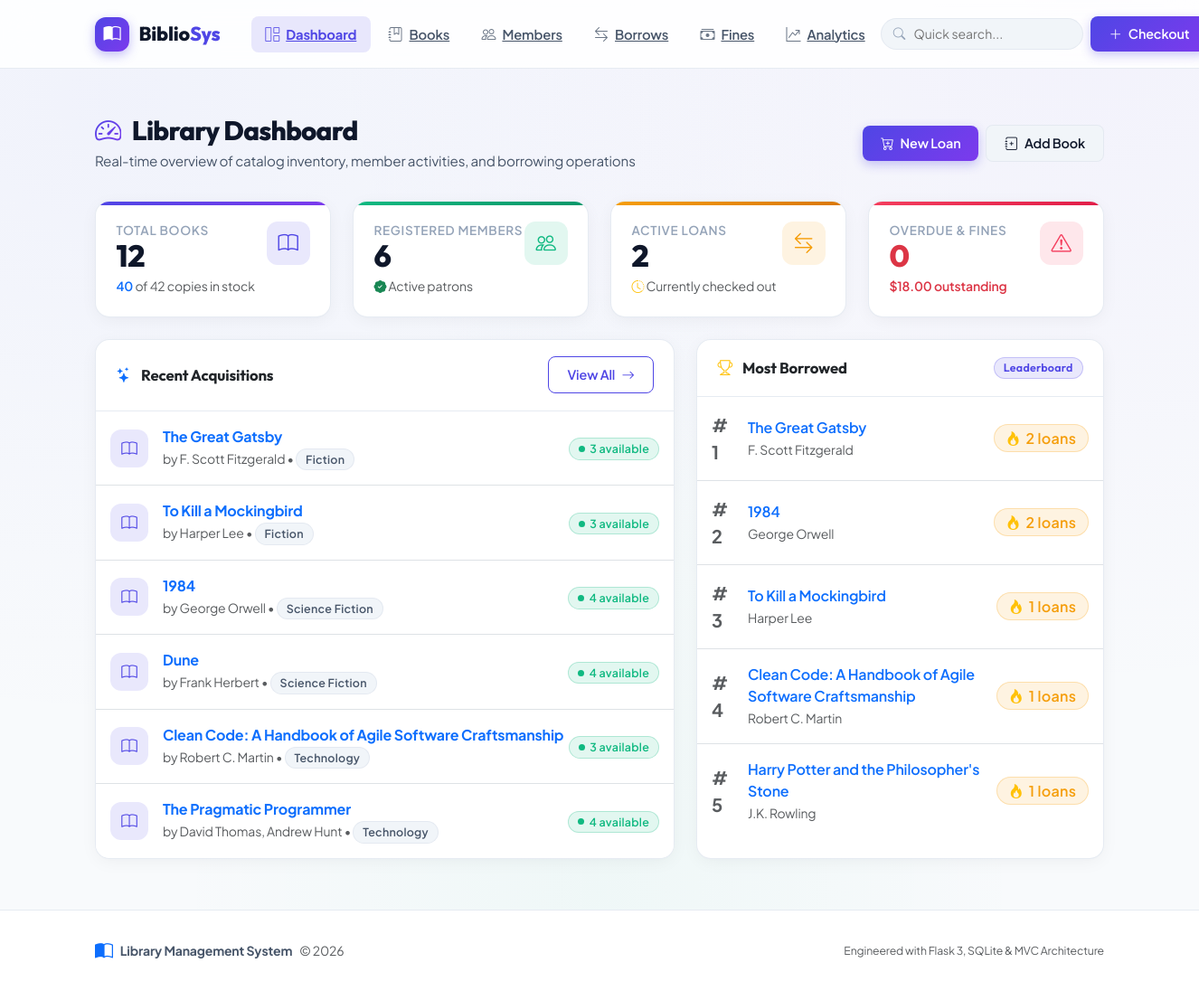
The page / on the database its author committed.
### app/models.py (models this page shows, shortened)
class Book(db.Model):
    __tablename__ = 'books'
    id = db.Column(db.Integer, primary_key=True)
    title = db.Column(db.String(200), nullable=False, index=True)
    author = db.Column(db.String(100), nullable=False, index=True)
    isbn = db.Column(db.String(13), unique=True, nullable=False, index=True)
    category = db.Column(db.String(50), nullable=True)
    publication_year = db.Column(db.Integer, nullable=True)
    publisher = db.Column(db.String(100), nullable=True)
    description = db.Column(db.Text, nullable=True)
    quantity = db.Column(db.Integer, default=1, nullable=False)
    available = db.Column(db.Integer, default=1, nullable=False)
    cover_image = db.Column(db.String(200), nullable=True)
    created_at = db.Column(db.DateTime, default=datetime.utcnow)
    updated_at = db.Column(db.DateTime, default=datetime.utcnow, onupdate=datetime.utcnow)
    borrows = db.relationship('Borrow', backref='book', lazy='dynamic', cascade='all, delete-orphan')
    def is_available(self):
        return self.available > 0

### app/routes.py (the view)
@main_bp.route('/')
def index():
    today = datetime.now()
    total_books = Book.query.count()
    total_copies = db.session.query(func.coalesce(func.sum(Book.quantity), 0)).scalar()
    available_copies = db.session.query(func.coalesce(func.sum(Book.available), 0)).scalar()
    total_members = Member.query.count()
    active_borrows_count = Borrow.query.filter_by(status='active').count()
    overdue_borrows = Borrow.query.filter(
        Borrow.status == 'active',
        Borrow.due_date < today
    ).order_by(Borrow.due_date.asc()).all()
    overdue_count = len(overdue_borrows)
    paid_fines_sum = db.session.query(
        func.coalesce(func.sum(Borrow.fine_amount), 0.0)
    ).filter(Borrow.fine_paid == True).scalar()
    unpaid_returned_fines_sum = db.session.query(
        func.coalesce(func.sum(Borrow.fine_amount), 0.0)
    ).filter(Borrow.status == 'returned', Borrow.fine_paid == False).scalar()
    pending_overdue_fines = sum(b.calculate_fine() for b in overdue_borrows)
    total_unpaid_fines = round(unpaid_returned_fines_sum + pending_overdue_fines, 2)
    recent_books = Book.query.order_by(Book.created_at.desc()).limit(6).all()
    most_borrowed = db.session.query(
        Book.id,
        Book.title,
        Book.author,
        Book.category,
        func.count(Borrow.id).label('borrow_count')
    ).join(Borrow, Book.id == Borrow.book_id)\
     .group_by(Book.id)\
     .order_by(func.count(Borrow.id).desc())\
     .limit(5).all()
    recent_activities = Borrow.query.order_by(Borrow.created_at.desc()).limit(6).all()
    return render_template(
        'index.html',
        total_books=total_books,
        total_copies=total_copies,
        available_copies=available_copies,
        total_members=total_members,
        active_borrows=active_borrows_count,
        overdue_count=overdue_count,
        paid_fines=round(paid_fines_sum, 2),
        unpaid_fines=total_unpaid_fines,
        recent_books=recent_books,
        most_borrowed=most_borrowed,
        overdue_borrows=overdue_borrows[:5],
        recent_activities=recent_activities
    )

### app/__init__.py (called while the page is built)
def create_app(config_name=None):
    app = Flask(__name__)
    if config_name is None:
        config_name = os.environ.get('FLASK_ENV', 'development')
    from config import config
    app.config.from_object(config.get(config_name, config['development']))
    db.init_app(app)
    @app.context_processor
    def inject_globals():
        return {
            'now': datetime.now(),
            'app_name': app.config.get('APP_NAME', 'Library Management System')
        }
    upload_folder = app.config.get('UPLOAD_FOLDER')
    if upload_folder and not os.path.exists(upload_folder):
        os.makedirs(upload_folder)
    with app.app_context():
        from app import routes
        app.register_blueprint(routes.main_bp)
        db.create_all()
    register_template_filters(app)
    register_error_handlers(app)
    return app

### app/templates/index.html (shortened to what this page needs)
{% extends "base.html" %}
{% block content %}
<div class="page-header">
    <div>
        <h1 class="page-title">
            <i class="bi bi-speedometer2"></i> Library Dashboard
        </h1>
        <p class="page-subtitle">Real-time overview of catalog inventory, member activities, and borrowing operations</p>
    </div>
    <div class="d-flex align-items-center gap-2">
        <a href="{{ url_for('main.borrows_checkout') }}" class="btn btn-primary">
            <i class="bi bi-cart-plus"></i> New Loan
        </a>
        <a href="{{ url_for('main.books_add') }}" class="btn btn-secondary">
            <i class="bi bi-journal-plus"></i> Add Book
        </a>
    </div>
</div>
<div class="row g-4 mb-4">
    <div class="col-sm-6 col-xl-3">
        <div class="stat-card-modern">
            <div class="d-flex justify-content-between align-items-start">
                <div>
                    <div class="stat-label">Total Books</div>
                    <div class="stat-value">{{ total_books }}</div>
                    <small class="text-muted d-block mt-1">
                        <span class="text-primary fw-semibold">{{ available_copies }}</span> of {{ total_copies }} copies in stock
                    </small>
                </div>
                <div class="stat-icon-wrapper stat-icon-primary">
                    <i class="bi bi-book"></i>
                </div>
            </div>
        </div>
    </div>
    <div class="col-sm-6 col-xl-3">
        <div class="stat-card-modern success">
            <div class="d-flex justify-content-between align-items-start">
                <div>
                    <div class="stat-label">Registered Members</div>
                    <div class="stat-value">{{ total_members }}</div>
                    <small class="text-muted d-block mt-1">
                        <i class="bi bi-patch-check-fill text-success"></i> Active patrons
                    </small>
                </div>
                <div class="stat-icon-wrapper stat-icon-success">
                    <i class="bi bi-people"></i>
                </div>
            </div>
        </div>
    </div>
    <div class="col-sm-6 col-xl-3">
        <div class="stat-card-modern warning">
            <div class="d-flex justify-content-between align-items-start">
                <div>
                    <div class="stat-label">Active Loans</div>
                    <div class="stat-value">{{ active_borrows }}</div>
                    <small class="text-muted d-block mt-1">
                        <i class="bi bi-clock-history text-warning"></i> Currently checked out
                    </small>
                </div>
                <div class="stat-icon-wrapper stat-icon-warning">
                    <i class="bi bi-arrow-left-right"></i>
                </div>
            </div>
        </div>
    </div>
    <div class="col-sm-6 col-xl-3">
        <div class="stat-card-modern danger">
            <div class="d-flex justify-content-between align-items-start">
                <div>
                    <div class="stat-label">Overdue &amp; Fines</div>
                    <div class="stat-value text-danger">
                        {{ overdue_count }}
                    </div>
                    <small class="text-danger fw-semibold d-block mt-1">
                        ${{ "%.2f"|format(unpaid_fines) }} outstanding
                    </small>
                </div>
                <div class="stat-icon-wrapper stat-icon-danger">
                    <i class="bi bi-exclamation-triangle"></i>
                </div>
            </div>
        </div>
    </div>
</div>
<div class="row g-4">
    <div class="col-lg-7">
        <div class="card h-100">
            <div class="card-header">
                <span><i class="bi bi-stars text-primary me-2"></i> Recent Acquisitions</span>
                <a href="{{ url_for('main.books_list') }}" class="btn btn-sm btn-outline-primary">
                    View All <i class="bi bi-arrow-right"></i>
                </a>
            </div>
            <div class="card-body p-0">
                {% if recent_books %}
                <div class="list-group list-group-flush">
                    {% for book in recent_books %}
                    <div class="list-group-item d-flex justify-content-between align-items-center p-3">
                        <div class="d-flex align-items-center gap-3">
                            <div class="stat-icon-wrapper stat-icon-primary mb-0" style="width: 42px; height: 42px; font-size: 1.1rem;">
                                <i class="bi bi-book"></i>
                            </div>
                            <div>
                                <a href="{{ url_for('main.books_detail', id=book.id) }}" class="fw-bold text-decoration-none d-block">
                                    {{ book.title }}
                                </a>
                                <small class="text-muted">
                                    by {{ book.author }} &bull;
                                    <span class="badge badge-soft-secondary">{{ book.category or 'General' }}</span>
                                </small>
                            </div>
                        </div>
                        <div class="text-end">
                            {% if book.is_available() %}
                            <span class="badge badge-soft-success">
                                <span class="status-dot"></span> {{ book.available }} available
                            </span>
                            {% else %}
                            <span class="badge badge-soft-danger">
                                <span class="status-dot"></span> Borrowed
                            </span>
                            {% endif %}
                        </div>
                    </div>
                    {% endfor %}
                </div>
                {% endif %}
            </div>
        </div>
    </div>
    <div class="col-lg-5">
        <div class="card h-100">
            <div class="card-header">
                <span><i class="bi bi-trophy text-warning me-2"></i> Most Borrowed</span>
                <span class="badge badge-soft-primary">Leaderboard</span>
            </div>
            <div class="card-body p-0">
                {% if most_borrowed %}
                <div class="list-group list-group-flush">
                    {% for book in most_borrowed %}
                    <div class="list-group-item d-flex justify-content-between align-items-center p-3">
                        <div class="d-flex align-items-center gap-3">
                            <div class="fw-bold fs-5 text-muted" style="width: 24px;">#{{ loop.index }}</div>
                            <div>
                                <a href="{{ url_for('main.books_detail', id=book.id) }}" class="fw-semibold text-decoration-none d-block">
                                    {{ book.title }}
                                </a>
                                <small class="text-muted">{{ book.author }}</small>
                            </div>
                        </div>
                        <span class="badge badge-soft-warning fs-6">
                            <i class="bi bi-fire text-warning"></i> {{ book.borrow_count }} loans
                        </span>
                    </div>
                    {% endfor %}
                </div>
                {% else %}
                <div class="empty-state">
                    <div class="empty-state-icon"><i class="bi bi-bar-chart"></i></div>
                    <div class="empty-state-title">No borrowing data yet</div>
                    <p class="empty-state-desc">When members checkout books, popularity statistics will appear here.</p>
                </div>
                {% endif %}
            </div>
        </div>
    </div>
</div>
{% endblock %}

### app/templates/base.html (shortened to what this page needs)
<!DOCTYPE html>
<html lang="en" data-bs-theme="light">
<head>
    <link href="https://cdn.jsdelivr.net/npm/bootstrap@5.3.2/dist/css/bootstrap.min.css" rel="stylesheet">
    <link rel="stylesheet" href="https://cdn.jsdelivr.net/npm/bootstrap-icons@1.11.2/font/bootstrap-icons.min.css">
    <link rel="stylesheet" href="{{ url_for('static', filename='css/style.css') }}">
</head>
<body>
    <nav class="navbar navbar-expand-lg navbar-modern sticky-top">
        <div class="container">
            <a class="navbar-brand" href="{{ url_for('main.index') }}">
                <div class="brand-icon">
                    <i class="bi bi-book-half"></i>
                </div>
                <span>Biblio<span style="color: var(--primary);">Sys</span></span>
            </a>
            <div class="collapse navbar-collapse" id="navbarMain">
                <ul class="navbar-nav me-auto mb-2 mb-lg-0 ms-lg-3">
                    <li class="nav-item">
                        <a class="nav-modern-link {% if request.endpoint == 'main.index' %}active{% endif %}"
                           href="{{ url_for('main.index') }}">
                            <i class="bi bi-grid-1x2"></i> Dashboard
                        </a>
                    </li>
                    <li class="nav-item">
                        <a class="nav-modern-link {% if 'books' in (request.endpoint or '') %}active{% endif %}"
                           href="{{ url_for('main.books_list') }}">
                            <i class="bi bi-journal-bookmark"></i> Books
                        </a>
                    </li>
                    <li class="nav-item">
                        <a class="nav-modern-link {% if 'members' in (request.endpoint or '') %}active{% endif %}"
                           href="{{ url_for('main.members_list') }}">
                            <i class="bi bi-people"></i> Members
                        </a>
                    </li>
                    <li class="nav-item">
                        <a class="nav-modern-link {% if request.endpoint == 'main.borrows_list' %}active{% endif %}"
                           href="{{ url_for('main.borrows_list') }}">
                            <i class="bi bi-arrow-left-right"></i> Borrows
                        </a>
                    </li>
                    <li class="nav-item">
                        <a class="nav-modern-link {% if request.endpoint == 'main.fines_list' %}active{% endif %}"
                           href="{{ url_for('main.fines_list') }}">
                            <i class="bi bi-cash-stack"></i> Fines
                        </a>
                    </li>
                    <li class="nav-item">
                        <a class="nav-modern-link {% if request.endpoint == 'main.analytics_view' %}active{% endif %}"
                           href="{{ url_for('main.analytics_view') }}">
                            <i class="bi bi-graph-up-arrow"></i> Analytics
                        </a>
                    </li>
                </ul>
                <div class="d-flex align-items-center gap-2">
                    <form class="nav-search-box d-none d-md-block" action="{{ url_for('main.search') }}" method="GET">
                        <input type="text" name="q" class="nav-search-input" placeholder="Quick search..." autocomplete="off">
                    </form>
                    <a href="{{ url_for('main.borrows_checkout') }}" class="btn btn-sm btn-primary d-none d-sm-inline-flex">
                        <i class="bi bi-plus-lg"></i> Checkout
                    </a>
                </div>
            </div>
        </div>
    </nav>
    <main>
        <div class="container">
            {% block content %}{% endblock %}
        </div>
    </main>
    <footer class="footer-modern">
        <div class="container d-flex flex-column flex-md-row justify-content-between align-items-center gap-2">
            <div class="d-flex align-items-center gap-2">
                <i class="bi bi-book-half text-primary fs-5"></i>
                <span class="fw-bold">{{ app_name }}</span>
                <span class="text-muted">&copy; {{ now.year }}</span>
            </div>
            <div class="text-muted small">
                Engineered with Flask 3, SQLite &amp; MVC Architecture
            </div>
        </div>
    </footer>
</body>
</html>

### rows shown on the page
Book: title "The Great Gatsby", author "F. Scott Fitzgerald", category "Fiction", available "3", borrow_count "2"
Book: title "To Kill a Mockingbird", author "Harper Lee", category "Fiction", available "3", borrow_count "1"
Book: title "1984", author "George Orwell", category "Science Fiction", available "4", borrow_count "2"
Book: title "Dune", author "Frank Herbert", category "Science Fiction", available "4"
Book: title "Clean Code: A Handbook of Agile Software Craftsmanship", author "Robert C. Martin", category "Technology", available "3", borrow_count "1"
Book: title "The Pragmatic Programmer", author "David Thomas, Andrew Hunt", category "Technology", available "4"
Book: title "Harry Potter and the Philosopher's Stone", author "J.K. Rowling", borrow_count "1"

### other values the page prints
{{ total_books }} "12"
{{ available_copies }} "40"
{{ total_copies }} "42"
{{ total_members }} "6"
{{ active_borrows }} "2"
{{ overdue_count }} "0"
{{ "%.2f"|format(unpaid_fines) }} "18.00"
{{ app_name }} "Library Management System"
